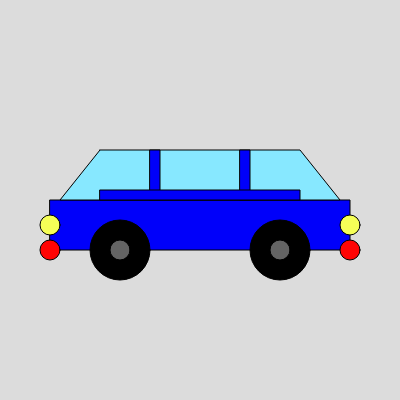
Frame 1 (no input)
Frame 60 (no input): identical to frame 1, image omitted
Frame 120 (the mouse pressed at the canvas centre since frame 60): identical to frame 1, image omitted

The p5.js sketch that drew this single still picture (run headless with seeded random() and noise() and a simulated clock; from frame 60 on, the mouse is pressed at the canvas centre):

// p5.js sketch
// ── sketch.js
function setup() {
  createCanvas(400, 400);
}

function draw() {
  background(220);
  
  // Car's body
  fill(0, 0, 250);
  rect(50, 200, 300, 50);  // Main body
  
  // Top part of the car with windows
  fill(135, 232, 255);  // Window color
  beginShape();
  vertex(100, 150);
  vertex(300, 150);
  vertex(340, 200);
  vertex(60, 200);
  endShape(CLOSE);
  
  // Separating the windows
  fill(0, 0, 250);  // Car color
  rect(150, 150, 10, 50);  // Vertical separator
  rect(240, 150, 10, 50);  // Vertical separator
  rect(100, 190, 200, 10);  // Horizontal separator

  // Wheels
  fill(0);
  ellipse(120, 250, 60, 60);
  ellipse(280, 250, 60, 60);
  fill(100);
  ellipse(120, 250, 20, 20);
  ellipse(280, 250, 20, 20);
  
  // Headlights and taillights
  fill(245, 255, 87);
  ellipse(50, 225, 20, 20);  // Left headlight
  ellipse(350, 225, 20, 20); // Right headlight
  fill(255, 4, 4);
  ellipse(50, 250, 20, 20);  // Left taillight
  ellipse(350, 250, 20, 20); // Right taillight
}
